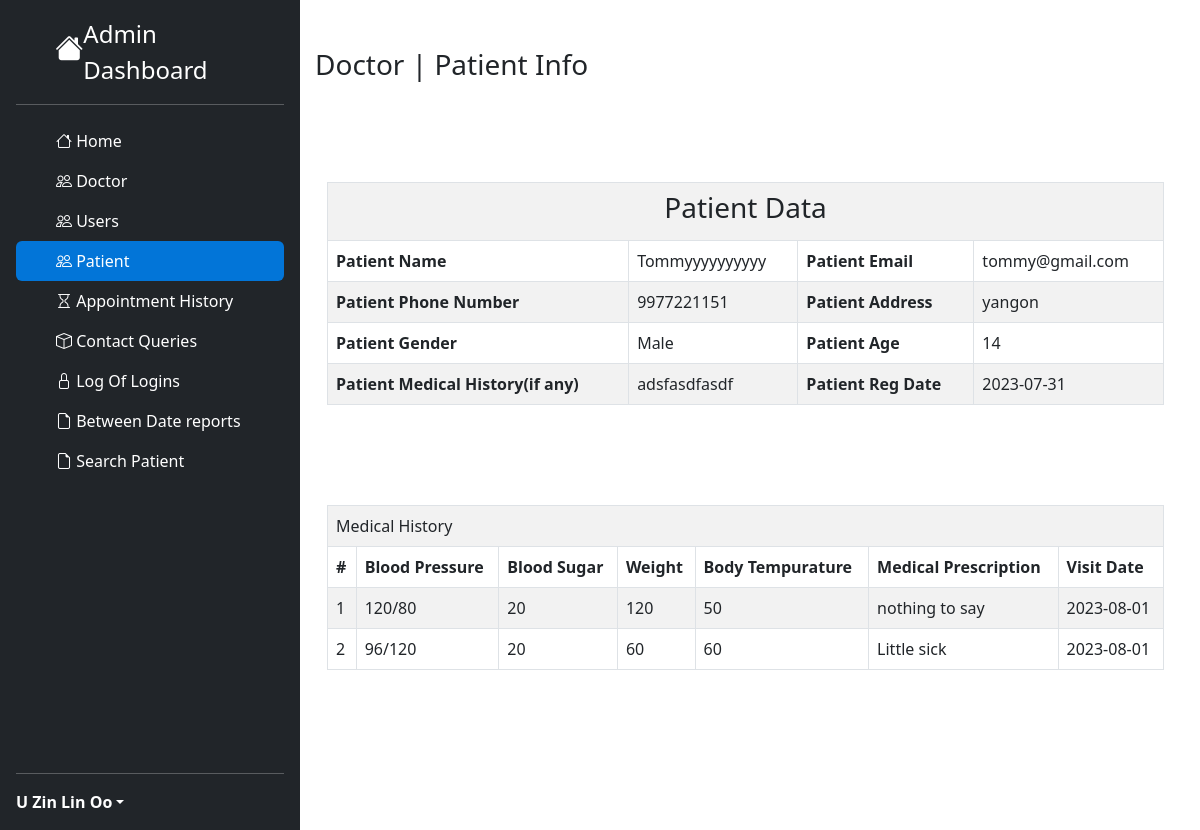
Page /admin/patientinfo.php?patientid=1 (signed in) on the committed database.
### tables this page shows
CREATE TABLE `doctors` (
  `id` int(11) NOT NULL,
  `specialization` int(11) NOT NULL,
  `name` varchar(255) NOT NULL,
  `address` varchar(255) NOT NULL,
  `fees` int(11) NOT NULL,
  `contactno` bigint(15) NOT NULL,
  `email` varchar(255) NOT NULL,
  `password` varchar(255) NOT NULL,
  `createDate` date NOT NULL DEFAULT current_timestamp(),
  `updateDate` date NOT NULL DEFAULT current_timestamp()
);

CREATE TABLE `patients` (
  `id` int(11) NOT NULL,
  `name` varchar(255) NOT NULL,
  `phone` bigint(15) NOT NULL,
  `email` varchar(255) NOT NULL,
  `gender` varchar(255) NOT NULL,
  `address` varchar(255) NOT NULL,
  `age` int(3) NOT NULL,
  `medical_history` text NOT NULL,
  `doctor_id` int(11) NOT NULL,
  `createDate` date NOT NULL DEFAULT current_timestamp(),
  `updateDate` date NOT NULL DEFAULT current_timestamp()
);

CREATE TABLE `medical_history` (
  `id` int(11) NOT NULL,
  `patient_id` int(11) NOT NULL,
  `bp` varchar(255) NOT NULL,
  `bs` bigint(25) NOT NULL,
  `weight` int(11) NOT NULL,
  `body_temprature` int(11) NOT NULL,
  `prescription` longtext NOT NULL,
  `doctor_id` int(11) NOT NULL,
  `visitDate` date NOT NULL DEFAULT current_timestamp()
);

### Controller/queries.ctr.php (called while the page is built, shortened)
<?php
require 'connecttodb.pdo.php';
class queries
{
  public function selectall($table)
  {
    global $pdo;
    $stmt = $pdo->prepare("SELECT * FROM $table");
    $stmt->execute();
    return $stmt->fetchall();
  }
  public function select($table, $id)
  {
    global $pdo;
    $stmt = $pdo->prepare("SELECT * FROM $table WHERE id=$id");
    $stmt->execute();
    return $stmt->fetch(PDO::FETCH_ASSOC);
  }
}
?>

### admin/patientinfo.php (the view, shortened to what this page needs)
<?php
include '../Resources/bootstrap.res.php';
include '../Controller/queries.ctr.php';
$query = new queries();
?>
<!DOCTYPE html>
<html lang="en" dir="ltr">
  <head>
  </head>
  <body>
    <?php
    $id = $_GET['patientid'];
    $patientdata = $query->select('patients', $id);
    ?>
    <div class="row" style="margin: 0px !important; margin-left: -12px !important;">
      <div class="col-3">
        <?php
        include 'sidebar.php';
        ?>
      </div>
      <div class="col-9">
        <div class="container mt-5">
          <h3>Doctor | Patient Info</h3>
          <div class="container" style="margin-top:100px;">
            <table class="table table-striped table-bordered">
              <tr>
                <td colspan="4">
                  <h3 class="text-center">Patient Data</h3>
                </td>
              </tr>
              <tr>
                <th>Patient Name</th>
                <td><?php echo $patientdata['name']; ?></td>
                <th>Patient Email</th>
                <td><?php echo $patientdata['email']; ?></td>
              </tr>
              <tr>
                <th>Patient Phone Number</th>
                <td><?php echo $patientdata['phone']; ?></td>
                <th>Patient Address</th>
                <td><?php echo $patientdata['address'] ?></td>
              </tr>
              <tr>
                <th>Patient Gender</th>
                <td><?php echo $patientdata['gender']; ?></td>
                <th>Patient Age</th>
                <td><?php echo $patientdata['age']; ?></td>
              </tr>
              <tr>
                <th>Patient Medical History(if any)</th>
                <td><?php echo $patientdata['medical_history']; ?></td>
                <th>Patient Reg Date</th>
                <td><?php echo $patientdata['createDate']; ?></td>
              </tr>
            </table>
          </div>
          <div class="container" style="margin-top:100px;">
            <table class="table table-striped table-bordered">
              <tr>
                <td colspan="7">Medical History</td>
              </tr>
              <tr>
                <th>#</th>
                <th>Blood Pressure</th>
                <th>Blood Sugar</th>
                <th>Weight</th>
                <th>Body Tempurature</th>
                <th>Medical Prescription</th>
                <th>Visit Date</th>
              </tr>
              <?php
              $medicdatas = $query->selectall('medical_history')
              ?>
              <?php foreach ($medicdatas as $medicdata) { ?>
              <tr>
                <td><?php echo $medicdata['id']; ?></td>
                <td><?php echo $medicdata['bp']; ?></td>
                <td><?php echo $medicdata['bs']; ?></td>
                <td><?php echo $medicdata['weight']; ?></td>
                <td><?php echo $medicdata['body_temprature']; ?></td>
                <td><?php echo $medicdata['prescription']; ?></td>
                <td><?php echo $medicdata['visitDate']; ?></td>
              </tr>
              <?php } ?>
            </table>
          </div>
        </div>
      </div>
    </div>
    <br><br><br><br><br><br>
  </body>
</html>

### admin/sidebar.php (shortened to what this page needs)
<div class="d-flex flex-column flex-shrink-0 p-3 text-white bg-dark" style="width: 25%; height:100%; position:fixed;">
    <a href="/HospitalProgram/users/" class="d-flex align-items-center mb-3 mb-md-0 me-md-auto text-white text-decoration-none">
      <svg class="" width="40" height="32"><i class="bi bi-house-fill h3"></i></svg>
      <span class="fs-4">Admin Dashboard</span>
    </a>
    <hr>
    <ul class="nav nav-pills flex-column mb-auto">
      <li class="nav-item">
        <a href="/HospitalProgram/admin/" class="nav-link home" aria-current="page">
          <svg class="bi me-2" width="16" height="16"><i class="bi bi-house"></i> </svg>
          Home
        </a>
      </li>
      <li>
        <a href="/HospitalProgram/admin/appointmenthistory.php" class="nav-link text-white doctor" data-bs-toggle="collapse" data-bs-target="#doc-collapse" aria-expanded="true">
          <svg class="bi me-2" width="16" height="16"><i class="bi bi-people"></i></svg>
          Doctor
        </a>
      </li>
      <li>
        <a href="/HospitalProgram/admin/appointmenthistory.php" class="nav-link text-white user" data-bs-toggle="collapse" data-bs-target="#user-collapse" aria-expanded="true">
          <svg class="bi me-2" width="16" height="16"><i class="bi bi-people"></i></svg>
          Users
        </a>
      </li>
      <li>
        <a href="/HospitalProgram/admin/appointmenthistory.php" class="nav-link text-white patient" data-bs-toggle="collapse" data-bs-target="#patient-collapse" aria-expanded="true">
          <svg class="bi me-2" width="16" height="16"><i class="bi bi-people"></i></svg>
          Patient
        </a>
      </li>
      <li>
        <a href="/HospitalProgram/admin/appointmenthistory.php" class="nav-link text-white appointmenthistory">
          <svg class="bi me-2" width="16" height="16"><i class="bi bi-hourglass"></i></svg>
          Appointment History
        </a>
      </li>
      <li>
        <a href="/HospitalProgram/admin/message.php" class="nav-link text-white message" data-bs-toggle="collapse" data-bs-target="#queires-collapse" aria-expanded="true">
          <svg class="bi me-2" width="16" height="16"><i class="bi bi-box"></i></svg>
          Contact Queries
        </a>
      </li>
      <li>
        <a href="/HospitalProgram/admin/message.php" class="nav-link text-white loginlog" data-bs-toggle="collapse" data-bs-target="#lock-collapse" aria-expanded="true">
          <svg class="bi me-2" width="16" height="16"><i class="bi bi-lock"></i></svg>
          Log Of Logins
        </a>
      </li>
      <li>
        <a href="/HospitalProgram/admin/bwreport.php" class="nav-link text-white betweendatereport">
          <svg class="bi me-2" width="16" height="16"><i class="bi bi-file-earmark"></i></svg>
          Between Date reports
        </a>
      </li>
      <li>
        <a href="/HospitalProgram/admin/searchpatient.php" class="nav-link text-white patientsearch">
          <svg class="bi me-2" width="16" height="16"><i class="bi bi-file-earmark"></i></svg>
          Search Patient
        </a>
      </li>
    </ul>
    <hr>
    <div class="dropdown">
      <a href="#" class="d-flex align-items-center text-white text-decoration-none dropdown-toggle" id="dropdownUser1" data-bs-toggle="dropdown" aria-expanded="false">
        <?php
        $id = $_SESSION['userid'];
        $doctordatadata = $query->select('doctors', $id);
        ?>
        <strong><?php echo $doctordatadata['name']; ?></strong>
      </a>
    </div>
  </div>

### admin/patientinfo.php (style rules this page uses)
.home { color: white !important; }
.patient { background-color: #0275d8 !important; }

### rows in the picture
doctors: name "U Zin Lin Oo"
patients: name "Tommyyyyyyyyyy", email "tommy@gmail.com", phone "9977221151", address "yangon", gender "Male", age "14", medical_history "adsfasdfasdf", createDate "2023-07-31"
medical_history: id "1", bp "120/80", bs "20", weight "120", body_temprature "50", prescription "nothing to say", visitDate "2023-08-01"
medical_history: id "2", bp "96/120", bs "20", weight "60", body_temprature "60", prescription "Little sick", visitDate "2023-08-01"
